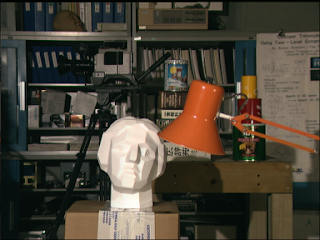
#> input picture exercise0613/images/Tsukuba_L.png, 320 x 240 px, found by its file name
$ python memo.py
#> lines starting #> are read from the running program, lines starting #| are printed output that depends on the picture
import cv2
for i in range (10):
    # image_left=cv2.imread("class_CV/exercise0613/results/left.png",0)
    # image_right=cv2.imread("class_CV/exercise0613/results/right.png",0)
    image_left=cv2.imread("/home/ytpc2019a/code_ws/class_CV/exercise0613/images/Tsukuba_L.png")
#> image_left is the input picture: shape (240, 320, 3); mean B, G, R 55.5, 67.7, 74.8
    image_right=cv2.imread("/home/ytpc2019a/code_ws/class_CV/exercise0613/images/Tsukuba_R.png")
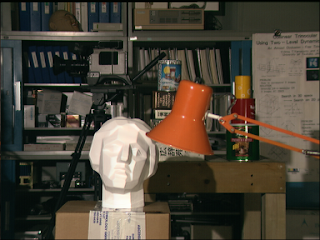
#> input picture exercise0613/images/Tsukuba_R.png, 320 x 240 px, found by its file name
#> image_right is the input picture: shape (240, 320, 3); mean B, G, R 55.6, 68, 75.4
    image_left=cv2.cvtColor(image_left,cv2.COLOR_BGR2GRAY)
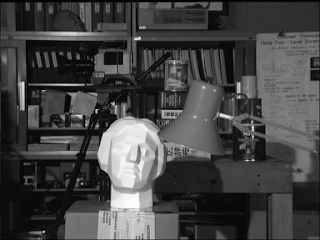
#> image_left: shape (240, 320); min 0, max 254, mean 68.4
    image_right=cv2.cvtColor(image_right,cv2.COLOR_BGR2GRAY)
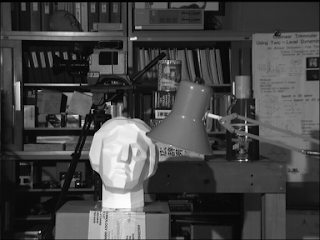
#> image_right: shape (240, 320); min 0, max 254, mean 68.8
    stereo = cv2.StereoBM_create(numDisparities=16, blockSize=9)
    print(type(image_left))
#| <class 'numpy.ndarray'>
    disparity = stereo.compute(image_left,image_right)
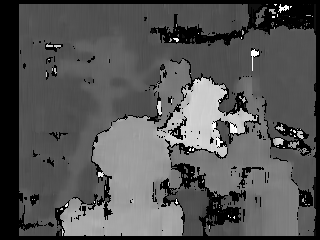
#> disparity: shape (240, 320) int16; min -16, max 240, mean 70.2; drawn with min black and max white
    cv2.imwrite('/home/ytpc2019a/code_ws/disparity.png',disparity)
